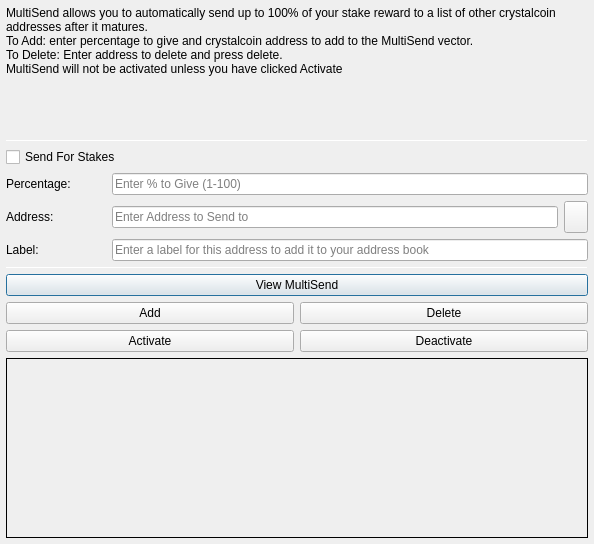
<?xml version="1.0" encoding="UTF-8"?>
<ui version="4.0">
 <class>MultiSendDialog</class>
 <widget class="QDialog" name="MultiSendDialog">
  <property name="windowModality">
   <enum>Qt::NonModal</enum>
  </property>
  <property name="geometry">
   <rect>
    <x>0</x>
    <y>0</y>
    <width>594</width>
    <height>544</height>
   </rect>
  </property>
  <property name="windowTitle">
   <string>MultiSend</string>
  </property>
  <layout class="QVBoxLayout" name="verticalLayout" stretch="0">
   <property name="margin">
    <number>6</number>
   </property>
   <item>
    <layout class="QVBoxLayout" name="verticalLayout_Main" stretch="1,1,1,0,1,1,1">
     <item>
      <widget class="QLabel" name="label_2">
       <property name="lineWidth">
        <number>1</number>
       </property>
       <property name="text">
        <string>MultiSend allows you to automatically send up to 100% of your stake reward to a list of other crystalcoin addresses after it matures.
To Add: enter percentage to give and crystalcoin address to add to the MultiSend vector.
To Delete: Enter address to delete and press delete.
MultiSend will not be activated unless you have clicked Activate</string> <!--or masternode -->
       </property>
       <property name="alignment">
        <set>Qt::AlignLeading|Qt::AlignLeft|Qt::AlignTop</set>
       </property>
       <property name="wordWrap">
        <bool>true</bool>
       </property>
      </widget>
     </item>
     <item>
      <widget class="Line" name="line">
       <property name="minimumSize">
        <size>
         <width>0</width>
         <height>1</height>
        </size>
       </property>
       <property name="maximumSize">
        <size>
         <width>16777215</width>
         <height>1</height>
        </size>
       </property>
       <property name="orientation">
        <enum>Qt::Horizontal</enum>
       </property>
      </widget>
     </item>
     <item>
      <layout class="QVBoxLayout" name="verticalLayout_Settings">
       <item>
        <layout class="QHBoxLayout" name="horizontalLayout">
         <item>
          <widget class="QCheckBox" name="multiSendStakeCheckBox">
           <property name="text">
            <string>Send For Stakes</string>
           </property>
          </widget>
         </item>
         <!--
         <item>
          <widget class="QCheckBox" name="multiSendMasternodeCheckBox">
           <property name="text">
            <string>Send For Masternode Rewards</string>
           </property>
          </widget>
         </item>
         -->
        </layout>
       </item>
       <item>
        <layout class="QHBoxLayout" name="horizontalLayout_6">
         <item>
          <widget class="QLabel" name="label">
           <property name="minimumSize">
            <size>
             <width>100</width>
             <height>0</height>
            </size>
           </property>
           <property name="toolTip">
            <string>Percentage of stake to send</string>
           </property>
           <property name="text">
            <string>Percentage:</string>
           </property>
          </widget>
         </item>
         <item>
          <widget class="QLineEdit" name="multiSendPercentEdit">
           <property name="toolTip">
            <string>Enter whole numbers 1 - 100</string>
           </property>
           <property name="placeholderText">
            <string>Enter % to Give (1-100)</string>
           </property>
          </widget>
         </item>
        </layout>
       </item>
       <item>
        <layout class="QHBoxLayout" name="horizontalLayout_7">
         <item>
          <widget class="QLabel" name="label_5">
           <property name="minimumSize">
            <size>
             <width>100</width>
             <height>0</height>
            </size>
           </property>
           <property name="toolTip">
            <string>Address to send portion of stake to</string>
           </property>
           <property name="text">
            <string>Address:</string>
           </property>
          </widget>
         </item>
         <item>
          <widget class="QLineEdit" name="multiSendAddressEdit">
           <property name="toolTip">
            <string/>
           </property>
           <property name="placeholderText">
            <string>Enter Address to Send to</string>
           </property>
          </widget>
         </item>
         <item>
          <widget class="QToolButton" name="addressBookButton">
           <property name="maximumSize">
            <size>
             <width>16777215</width>
             <height>32</height>
            </size>
           </property>
           <property name="toolTip">
            <string>Choose an address from the address book</string>
           </property>
           <property name="text">
            <string/>
           </property>
           <property name="icon">
            <iconset resource="../crystalcoin.qrc">
             <normaloff>:/icons/address-book</normaloff>:/icons/address-book</iconset>
           </property>
           <property name="shortcut">
            <string>Alt+A</string>
           </property>
          </widget>
         </item>
        </layout>
       </item>
      </layout>
     </item>
     <item>
      <layout class="QHBoxLayout" name="horizontalLayout_3">
       <item>
        <widget class="QLabel" name="label_3">
         <property name="minimumSize">
          <size>
           <width>100</width>
           <height>0</height>
          </size>
         </property>
         <property name="text">
          <string>Label:</string>
         </property>
        </widget>
       </item>
       <item>
        <widget class="QLineEdit" name="labelAddressLabelEdit">
         <property name="placeholderText">
          <string>Enter a label for this address to add it to your address book</string>
         </property>
        </widget>
       </item>
      </layout>
     </item>
     <item>
      <widget class="Line" name="line_2">
       <property name="minimumSize">
        <size>
         <width>0</width>
         <height>1</height>
        </size>
       </property>
       <property name="maximumSize">
        <size>
         <width>16777215</width>
         <height>1</height>
        </size>
       </property>
       <property name="orientation">
        <enum>Qt::Horizontal</enum>
       </property>
      </widget>
     </item>
     <item>
      <layout class="QVBoxLayout" name="verticalLayout_Buttons">
       <item>
        <layout class="QHBoxLayout" name="horizontalLayout_4">
         <item>
          <widget class="QPushButton" name="viewButton">
           <property name="toolTip">
            <string/>
           </property>
           <property name="statusTip">
            <string>View MultiSend Vector</string>
           </property>
           <property name="text">
            <string>View MultiSend</string>
           </property>
          </widget>
         </item>
        </layout>
       </item>
       <item>
        <layout class="QHBoxLayout" name="horizontalLayout_2">
         <item>
          <widget class="QPushButton" name="addButton">
           <property name="toolTip">
            <string/>
           </property>
           <property name="statusTip">
            <string>Add to MultiSend Vector</string>
           </property>
           <property name="text">
            <string>Add</string>
           </property>
          </widget>
         </item>
         <item>
          <widget class="QPushButton" name="deleteButton">
           <property name="toolTip">
            <string/>
           </property>
           <property name="statusTip">
            <string>Delete Address From MultiSend Vector</string>
           </property>
           <property name="text">
            <string>Delete</string>
           </property>
          </widget>
         </item>
        </layout>
       </item>
       <item>
        <layout class="QHBoxLayout" name="horizontalLayout_5">
         <item>
          <widget class="QPushButton" name="activateButton">
           <property name="statusTip">
            <string>Activate MultiSend</string>
           </property>
           <property name="text">
            <string>Activate</string>
           </property>
          </widget>
         </item>
         <item>
          <widget class="QPushButton" name="disableButton">
           <property name="statusTip">
            <string>Deactivate MultiSend</string>
           </property>
           <property name="text">
            <string>Deactivate</string>
           </property>
          </widget>
         </item>
        </layout>
       </item>
      </layout>
     </item>
     <item>
      <widget class="QLabel" name="message">
       <property name="minimumSize">
        <size>
         <width>0</width>
         <height>180</height>
        </size>
       </property>
       <property name="frameShape">
        <enum>QFrame::Panel</enum>
       </property>
       <property name="frameShadow">
        <enum>QFrame::Plain</enum>
       </property>
       <property name="lineWidth">
        <number>1</number>
       </property>
       <property name="midLineWidth">
        <number>1</number>
       </property>
       <property name="text">
        <string/>
       </property>
       <property name="alignment">
        <set>Qt::AlignLeading|Qt::AlignLeft|Qt::AlignTop</set>
       </property>
       <property name="wordWrap">
        <bool>true</bool>
       </property>
      </widget>
     </item>
    </layout>
   </item>
  </layout>
 </widget>
 <resources>
  <include location="../crystalcoin.qrc"/>
 </resources>
 <connections/>
</ui>
